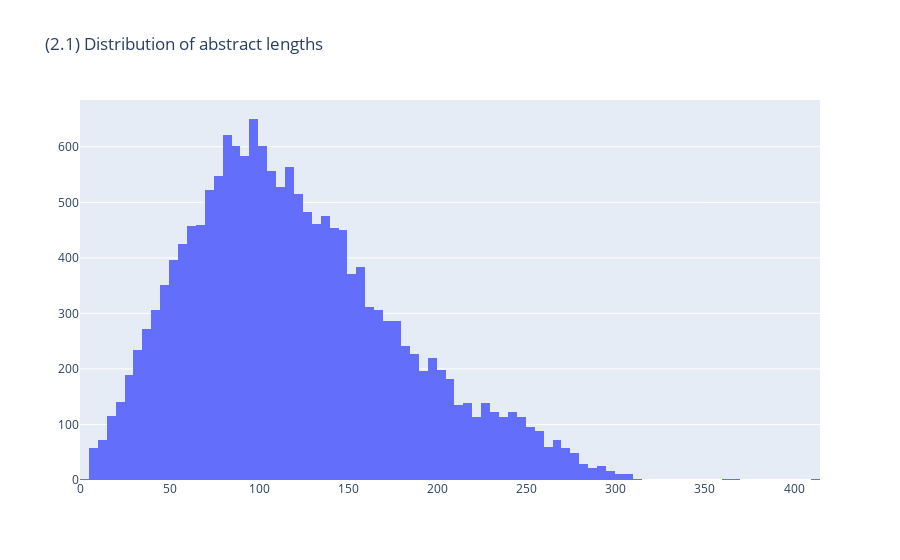

This figure's notebook cell:
### Code cell
## let's look at the length of the abstracts to see if they will fit in Transformer models
abstract_lengths = [len(abstract.split()) for abstract in subset['abstract']]
fig = go.Figure(data=[go.Histogram(x=abstract_lengths, nbinsx=100)])
fig.update_layout(title_text='(2.1) Distribution of abstract lengths')
fig.show()
print([abstract for abstract in subset['abstract'] if len(abstract.split()) < 14]) #short abstracts - withdrawn or plagiarized

### Figure 1 — Plotly figure (JSON) as saved in the notebook; plotly's stock layout.template omitted (floating-point values rounded to 4 significant figures; data arrays with more than 128 entries replaced by an {"elided": "..."} marker saying what was removed)
{"data": [{"nbinsx": 100, "type": "histogram", "x": {"elided": "16835 int values"}}], "layout": {"title": {"text": "(2.1) Distribution of abstract lengths"}}}
